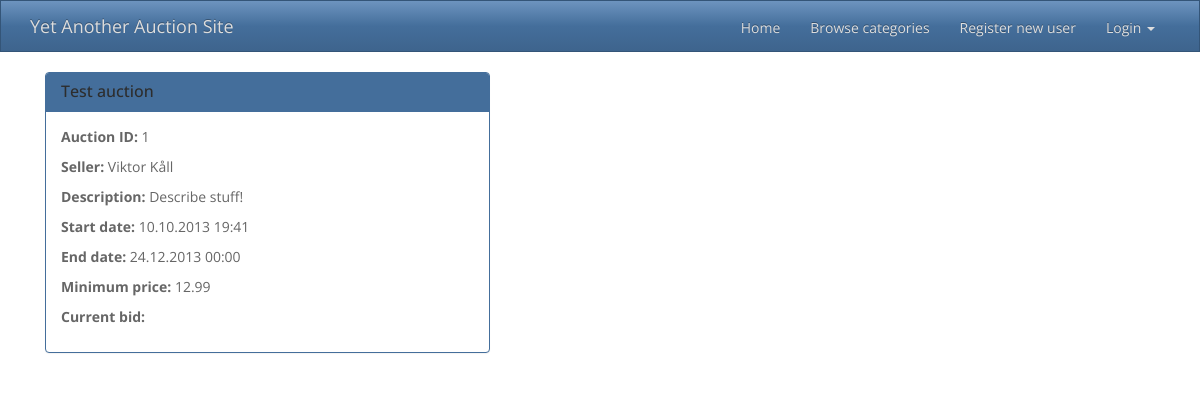
Before: /YAAS/view_auction/1/ with the older database file.
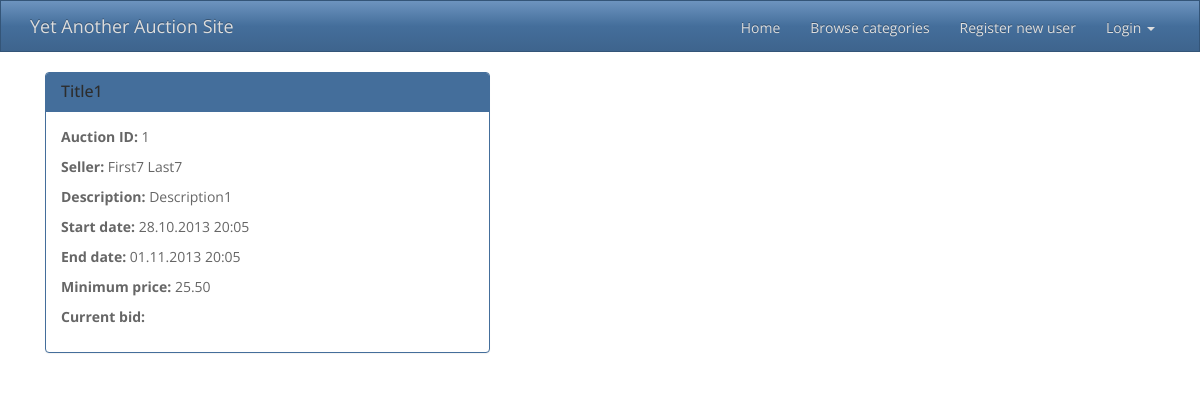
After: the same page with the newer database file.
### YAAS_app/models.py (models this page shows)
class Auction(models.Model):
    id = models.AutoField(primary_key=True)
    seller = models.ForeignKey(User, related_name='seller')
    title = models.CharField(max_length=30)
    description = models.TextField()
    start_date = models.DateTimeField(auto_now_add=True)
    updated_date = models.DateTimeField(auto_now=True)
    end_date = models.DateTimeField()
    minimum_price = models.DecimalField(max_digits=16, decimal_places=2)
    current_bid = models.DecimalField(max_digits=16, decimal_places=2, null=True)
    bidder = models.ForeignKey(User, related_name='bidder', null=True)
    @classmethod
    def getById(cls, auction_id):
        try:
            a = cls.objects.get(id=auction_id)
        except ObjectDoesNotExist:
            a = None
        return a

### YAAS_app/views.py (the view)
def view_auction(request, id):
    auction = Auction.getById(id)
    if auction:
        template = "view_auction.html"
        context = {"auction": auction}
        return render_to_response(template, context, context_instance=RequestContext(request))
    else:
        template = "message.html"
        context = {"message": "Auction not found"}
        return render_to_response(template, context, context_instance=RequestContext(request))

### templates/view_auction.html (shortened to what this page needs)
{% extends "base.html" %}
{% block content %}
    <div class="col-md-5">
        <div class="panel panel-primary">
            <div class="panel-heading">
                <h3 class="panel-title">{{ auction.title }}</h3>
            </div>
            <div class="panel-body">
                <p><b>Auction ID:</b> {{ auction.id }}</p>
                <p><b>Seller:</b> {{ auction.seller.get_full_name }}</p>
                <p><b>Description:</b> {{ auction.description }}</p>
                <p><b>Start date:</b> {{ auction.start_date|date:"d.m.Y H:i" }}</p>
                <p><b>End date:</b> {{ auction.end_date|date:"d.m.Y H:i" }}</p>
                <p><b>Minimum price:</b> {{ auction.minimum_price|floatformat:2 }}</p>
                <p><b>Current bid:</b> {{ auction.current_bid|floatformat:2 }}</p>
            </div>
        </div>
    </div>
{% endblock %}

Changed rows visible on the page:
changed Auction id 1: title "Test auction" → "Title1"; seller.get_full_name "Viktor Kåll" → "First7 Last7"; description "Describe stuff!" → "Description1"; start_date "10.10.2013 19:41" → "28.10.2013 20:05"; end_date "24.12.2013 00:00" → "01.11.2013 20:05"; minimum_price "12.99" → "25.50"
